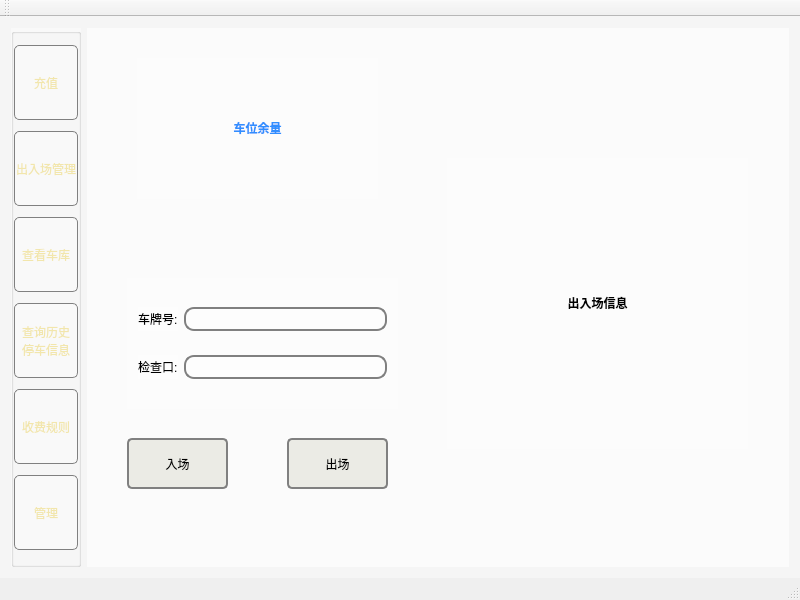
<?xml version="1.0" encoding="UTF-8"?>
<ui version="4.0">
 <class>MainWindow</class>
 <widget class="QMainWindow" name="MainWindow">
  <property name="geometry">
   <rect>
    <x>0</x>
    <y>0</y>
    <width>800</width>
    <height>600</height>
   </rect>
  </property>
  <property name="minimumSize">
   <size>
    <width>800</width>
    <height>600</height>
   </size>
  </property>
  <property name="windowTitle">
   <string>智能停车管理系统</string>
  </property>
  <property name="styleSheet">
   <string notr="true">#MainWindow
{
background-image: url(:/prefix1/image/parking_mainwindow.jpg);
}</string>
  </property>
  <widget class="QWidget" name="centralWidget">
   <property name="styleSheet">
    <string notr="true">background-color: rgb(255, 255, 255,90);</string>
   </property>
   <layout class="QHBoxLayout" name="horizontalLayout">
    <item>
     <widget class="QGroupBox" name="groupBox">
      <property name="title">
       <string/>
      </property>
      <layout class="QVBoxLayout" name="verticalLayout">
       <property name="spacing">
        <number>0</number>
       </property>
       <property name="sizeConstraint">
        <enum>QLayout::SetDefaultConstraint</enum>
       </property>
       <property name="leftMargin">
        <number>0</number>
       </property>
       <property name="topMargin">
        <number>0</number>
       </property>
       <property name="rightMargin">
        <number>0</number>
       </property>
       <property name="bottomMargin">
        <number>0</number>
       </property>
       <item>
        <widget class="QPushButton" name="rechargePageButton">
         <property name="minimumSize">
          <size>
           <width>0</width>
           <height>75</height>
          </size>
         </property>
         <property name="styleSheet">
          <string notr="true">QPushButton:!hover{
	font: 75 10pt &quot;Agency FB&quot;;
	background-color: rgb(255, 255, 255，70);
	color: rgb(242, 230, 172);
        border-width:1px;
        border-style:solid;
        border-color:gray;
        border-radius:5px;
        padding: 1px 1px;
    }
QPushButton:hover{
	font: 75 10pt &quot;Agency FB&quot;;
	background-color: rgb(123, 117, 69,70);
	color: rgb(242, 230, 172);
        border-width:1px;
        border-style:solid;
        border-color:gray;
        border-radius:5px;
        padding: 1px 1px;
    }
QPushButton:pressed{
	font: 75 10pt &quot;Agency FB&quot;;
	background-color: rgb(123, 117, 69,40);
	color: rgb(242, 230, 172);
        border-width:1px;
        border-style:solid;
        border-color:gray;
        border-radius:5px;
        padding: 1px 1px;
    }</string>
         </property>
         <property name="text">
          <string>充值</string>
         </property>
        </widget>
       </item>
       <item>
        <widget class="QPushButton" name="inAndOutPageButton">
         <property name="sizePolicy">
          <sizepolicy hsizetype="Minimum" vsizetype="Fixed">
           <horstretch>0</horstretch>
           <verstretch>0</verstretch>
          </sizepolicy>
         </property>
         <property name="minimumSize">
          <size>
           <width>0</width>
           <height>75</height>
          </size>
         </property>
         <property name="styleSheet">
          <string notr="true">QPushButton:!hover{
	font: 75 10pt &quot;Agency FB&quot;;
	background-color: rgb(255, 255, 255，70);
	color: rgb(242, 230, 172);
        border-width:1px;
        border-style:solid;
        border-color:gray;
        border-radius:5px;
        padding: 1px 1px;
    }
QPushButton:hover{
	font: 75 10pt &quot;Agency FB&quot;;
	background-color: rgb(123, 117, 69,70);
	color: rgb(242, 230, 172);
        border-width:1px;
        border-style:solid;
        border-color:gray;
        border-radius:5px;
        padding: 1px 1px;
    }
QPushButton:pressed{
	font: 75 10pt &quot;Agency FB&quot;;
	background-color: rgb(123, 117, 69,40);
	color: rgb(242, 230, 172);
        border-width:1px;
        border-style:solid;
        border-color:gray;
        border-radius:5px;
        padding: 1px 1px;
    }</string>
         </property>
         <property name="text">
          <string>出入场管理</string>
         </property>
        </widget>
       </item>
       <item>
        <widget class="QPushButton" name="garagePageButton">
         <property name="minimumSize">
          <size>
           <width>0</width>
           <height>75</height>
          </size>
         </property>
         <property name="styleSheet">
          <string notr="true">QPushButton:!hover{
	font: 75 10pt &quot;Agency FB&quot;;
	background-color: rgb(255, 255, 255，70);
	color: rgb(242, 230, 172);
        border-width:1px;
        border-style:solid;
        border-color:gray;
        border-radius:5px;
        padding: 1px 1px;
    }
QPushButton:hover{
	font: 75 10pt &quot;Agency FB&quot;;
	background-color: rgb(123, 117, 69,70);
	color: rgb(242, 230, 172);
        border-width:1px;
        border-style:solid;
        border-color:gray;
        border-radius:5px;
        padding: 1px 1px;
    }
QPushButton:pressed{
	font: 75 10pt &quot;Agency FB&quot;;
	background-color: rgb(123, 117, 69,40);
	color: rgb(242, 230, 172);
        border-width:1px;
        border-style:solid;
        border-color:gray;
        border-radius:5px;
        padding: 1px 1px;
    }</string>
         </property>
         <property name="text">
          <string>查看车库</string>
         </property>
        </widget>
       </item>
       <item>
        <widget class="QPushButton" name="queryPageButton">
         <property name="minimumSize">
          <size>
           <width>0</width>
           <height>75</height>
          </size>
         </property>
         <property name="styleSheet">
          <string notr="true">QPushButton:!hover{
	font: 75 10pt &quot;Agency FB&quot;;
	background-color: rgb(255, 255, 255，70);
	color: rgb(242, 230, 172);
        border-width:1px;
        border-style:solid;
        border-color:gray;
        border-radius:5px;
        padding: 1px 1px;
    }
QPushButton:hover{
	font: 75 10pt &quot;Agency FB&quot;;
	background-color: rgb(123, 117, 69,70);
	color: rgb(242, 230, 172);
        border-width:1px;
        border-style:solid;
        border-color:gray;
        border-radius:5px;
        padding: 1px 1px;
    }
QPushButton:pressed{
	font: 75 10pt &quot;Agency FB&quot;;
	background-color: rgb(123, 117, 69,40);
	color: rgb(242, 230, 172);
        border-width:1px;
        border-style:solid;
        border-color:gray;
        border-radius:5px;
        padding: 1px 1px;
    }</string>
         </property>
         <property name="text">
          <string>查询历史
停车信息</string>
         </property>
        </widget>
       </item>
       <item>
        <widget class="QPushButton" name="chargeRulePageButton">
         <property name="minimumSize">
          <size>
           <width>0</width>
           <height>75</height>
          </size>
         </property>
         <property name="styleSheet">
          <string notr="true">QPushButton:!hover{
	font: 75 10pt &quot;Agency FB&quot;;
	background-color: rgb(255, 255, 255，70);
	color: rgb(242, 230, 172);
        border-width:1px;
        border-style:solid;
        border-color:gray;
        border-radius:5px;
        padding: 1px 1px;
    }
QPushButton:hover{
	font: 75 10pt &quot;Agency FB&quot;;
	background-color: rgb(123, 117, 69,70);
	color: rgb(242, 230, 172);
        border-width:1px;
        border-style:solid;
        border-color:gray;
        border-radius:5px;
        padding: 1px 1px;
    }
QPushButton:pressed{
	font: 75 10pt &quot;Agency FB&quot;;
	background-color: rgb(123, 117, 69,40);
	color: rgb(242, 230, 172);
        border-width:1px;
        border-style:solid;
        border-color:gray;
        border-radius:5px;
        padding: 1px 1px;
    }</string>
         </property>
         <property name="text">
          <string>收费规则</string>
         </property>
        </widget>
       </item>
       <item>
        <widget class="QPushButton" name="managePageButton">
         <property name="minimumSize">
          <size>
           <width>0</width>
           <height>75</height>
          </size>
         </property>
         <property name="styleSheet">
          <string notr="true">QPushButton:!hover{
	font: 75 10pt &quot;Agency FB&quot;;
	background-color: rgb(255, 255, 255，70);
	color: rgb(242, 230, 172);
        border-width:1px;
        border-style:solid;
        border-color:gray;
        border-radius:5px;
        padding: 1px 1px;
    }
QPushButton:hover{
	font: 75 10pt &quot;Agency FB&quot;;
	background-color: rgb(123, 117, 69,70);
	color: rgb(242, 230, 172);
        border-width:1px;
        border-style:solid;
        border-color:gray;
        border-radius:5px;
        padding: 1px 1px;
    }
QPushButton:pressed{
	font: 75 10pt &quot;Agency FB&quot;;
	background-color: rgb(123, 117, 69,40);
	color: rgb(242, 230, 172);
        border-width:1px;
        border-style:solid;
        border-color:gray;
        border-radius:5px;
        padding: 1px 1px;
    }</string>
         </property>
         <property name="text">
          <string>管理</string>
         </property>
        </widget>
       </item>
      </layout>
     </widget>
    </item>
    <item>
     <widget class="QStackedWidget" name="stackedWidget">
      <property name="currentIndex">
       <number>0</number>
      </property>
      <widget class="QWidget" name="inAndOutPage">
       <widget class="QPushButton" name="inButton">
        <property name="geometry">
         <rect>
          <x>40</x>
          <y>410</y>
          <width>101</width>
          <height>51</height>
         </rect>
        </property>
        <property name="styleSheet">
         <string notr="true">QPushButton:!hover{
	background-color: rgb(123, 117, 69,30);
	font: 75 10pt &quot;Agency FB&quot;;
	color: rgb(0, 0, 0);
        border-width:2px;
        border-style:solid;
        border-color:gray;
        border-radius:5px;
        padding: 2px 2px;
    }
QPushButton:hover{
	background-color: rgb(123, 117, 69,90);
	font: 75 10pt &quot;Agency FB&quot;;
	color: rgb(0, 0, 0);
        border-width:2px;
        border-style:solid;
        border-color:gray;
        border-radius:5px;
        padding: 2px 2px;
    }</string>
        </property>
        <property name="text">
         <string>入场</string>
        </property>
       </widget>
       <widget class="QPushButton" name="outButton">
        <property name="geometry">
         <rect>
          <x>200</x>
          <y>410</y>
          <width>101</width>
          <height>51</height>
         </rect>
        </property>
        <property name="styleSheet">
         <string notr="true">QPushButton:!hover{
	background-color: rgb(123, 117, 69,30);
	font: 75 10pt &quot;Agency FB&quot;;
	color: rgb(0, 0, 0);
        border-width:2px;
        border-style:solid;
        border-color:gray;
        border-radius:5px;
        padding: 2px 2px;
    }
QPushButton:hover{
	background-color: rgb(123, 117, 69,90);
	font: 75 10pt &quot;Agency FB&quot;;
	color: rgb(0, 0, 0);
        border-width:2px;
        border-style:solid;
        border-color:gray;
        border-radius:5px;
        padding: 2px 2px;
    }</string>
        </property>
        <property name="text">
         <string>出场</string>
        </property>
       </widget>
       <widget class="QLabel" name="spaceLabel">
        <property name="geometry">
         <rect>
          <x>50</x>
          <y>30</y>
          <width>241</width>
          <height>141</height>
         </rect>
        </property>
        <property name="text">
         <string>&lt;html&gt;&lt;head/&gt;&lt;body&gt;&lt;p align=&quot;center&quot;&gt;&lt;span style=&quot; font-weight:600; color:#318eff;&quot;&gt;车位余量&lt;/span&gt;&lt;/p&gt;&lt;/body&gt;&lt;/html&gt;</string>
        </property>
       </widget>
       <widget class="QWidget" name="layoutWidget">
        <property name="geometry">
         <rect>
          <x>40</x>
          <y>250</y>
          <width>271</width>
          <height>131</height>
         </rect>
        </property>
        <layout class="QVBoxLayout" name="verticalLayout_4">
         <item>
          <layout class="QHBoxLayout" name="horizontalLayout_2">
           <item>
            <widget class="QLabel" name="label_7">
             <property name="text">
              <string>车牌号:</string>
             </property>
            </widget>
           </item>
           <item>
            <widget class="QLineEdit" name="vehicleIDLineEdit">
             <property name="styleSheet">
              <string notr="true">QLineEdit{
	border-width:2px;
	border-style:solid;
	border-color:gray;
	border-radius:10px;
	padding: 2px 2px;
}</string>
             </property>
            </widget>
           </item>
          </layout>
         </item>
         <item>
          <layout class="QHBoxLayout" name="horizontalLayout_6">
           <item>
            <widget class="QLabel" name="label_8">
             <property name="text">
              <string>检查口:</string>
             </property>
            </widget>
           </item>
           <item>
            <widget class="QLineEdit" name="placeLineEdit">
             <property name="styleSheet">
              <string notr="true">QLineEdit{
	border-width:2px;
	border-style:solid;
	border-color:gray;
	border-radius:10px;
	padding: 2px 2px;
}</string>
             </property>
            </widget>
           </item>
          </layout>
         </item>
        </layout>
       </widget>
       <widget class="QLabel" name="billLabel">
        <property name="geometry">
         <rect>
          <x>360</x>
          <y>130</y>
          <width>301</width>
          <height>291</height>
         </rect>
        </property>
        <property name="text">
         <string>&lt;html&gt;&lt;head/&gt;&lt;body&gt;&lt;p align=&quot;center&quot;&gt;&lt;span style=&quot; font-weight:600;&quot;&gt;出入场信息&lt;/span&gt;&lt;/p&gt;&lt;/body&gt;&lt;/html&gt;</string>
        </property>
       </widget>
      </widget>
      <widget class="QWidget" name="informationPage">
       <layout class="QVBoxLayout" name="verticalLayout_3">
        <item>
         <widget class="QPushButton" name="AllInformatioButton">
          <property name="styleSheet">
           <string notr="true">font: 12pt &quot;仿宋&quot;;</string>
          </property>
          <property name="text">
           <string>历史停车信息</string>
          </property>
         </widget>
        </item>
        <item>
         <layout class="QHBoxLayout" name="horizontalLayout_4">
          <item>
           <widget class="QLabel" name="label">
            <property name="styleSheet">
             <string notr="true">background-color: rgb(123, 117, 69,99);
	font: 75 10pt &quot;Agency FB&quot;;
	color: rgb(242, 230, 172);</string>
            </property>
            <property name="text">
             <string>车牌号:</string>
            </property>
           </widget>
          </item>
          <item>
           <widget class="QLineEdit" name="informationVehicleIDLineEdit">
            <property name="styleSheet">
             <string notr="true">QLineEdit{
	border-width:2px;
	border-style:solid;
	border-color:gray;
	border-radius:10px;
	padding: 2px 2px;
}</string>
            </property>
           </widget>
          </item>
          <item>
           <widget class="QLabel" name="label_6">
            <property name="styleSheet">
             <string notr="true">background-color: rgb(123, 117, 69,99);
	font: 75 10pt &quot;Agency FB&quot;;
	color: rgb(242, 230, 172);</string>
            </property>
            <property name="text">
             <string>日期</string>
            </property>
           </widget>
          </item>
          <item>
           <widget class="QDateEdit" name="dateEdit">
            <property name="dateTime">
             <datetime>
              <hour>0</hour>
              <minute>0</minute>
              <second>1</second>
              <year>2023</year>
              <month>1</month>
              <day>1</day>
             </datetime>
            </property>
           </widget>
          </item>
          <item>
           <widget class="QPushButton" name="informationSearchButton">
            <property name="styleSheet">
             <string notr="true">QPushButton:!hover{
	background-color: rgb(123, 117, 69,30);
	font: 75 10pt &quot;Agency FB&quot;;
	color: rgb(0, 0, 0);
        border-width:2px;
        border-style:solid;
        border-color:gray;
        border-radius:5px;
        padding: 2px 2px;
    }
QPushButton:hover{
	background-color: rgb(123, 117, 69,90);
	font: 75 10pt &quot;Agency FB&quot;;
	color: rgb(0, 0, 0);
        border-width:2px;
        border-style:solid;
        border-color:gray;
        border-radius:5px;
        padding: 2px 2px;
    }</string>
            </property>
            <property name="text">
             <string>查询</string>
            </property>
           </widget>
          </item>
         </layout>
        </item>
        <item>
         <widget class="QTableView" name="informationTableView"/>
        </item>
       </layout>
      </widget>
      <widget class="QWidget" name="garagePage">
       <layout class="QVBoxLayout" name="verticalLayout_2">
        <item>
         <layout class="QHBoxLayout" name="horizontalLayout_3">
          <item>
           <widget class="QLabel" name="label_16">
            <property name="styleSheet">
             <string notr="true">background-color: rgb(123, 117, 69,99);
	font: 75 10pt &quot;Agency FB&quot;;
	color: rgb(242, 230, 172);</string>
            </property>
            <property name="text">
             <string>&lt;html&gt;&lt;head/&gt;&lt;body&gt;&lt;p align=&quot;center&quot;&gt;当前车库车辆列表&lt;/p&gt;&lt;/body&gt;&lt;/html&gt;</string>
            </property>
           </widget>
          </item>
          <item>
           <widget class="QPushButton" name="refreshButton">
            <property name="styleSheet">
             <string notr="true">QPushButton:!hover{
	background-color: rgb(123, 117, 69,30);
	font: 75 10pt &quot;Agency FB&quot;;
	color: rgb(0, 0, 0);
        border-width:2px;
        border-style:solid;
        border-color:gray;
        border-radius:5px;
        padding: 2px 2px;
    }
QPushButton:hover{
	background-color: rgb(123, 117, 69,90);
	font: 75 10pt &quot;Agency FB&quot;;
	color: rgb(0, 0, 0);
        border-width:2px;
        border-style:solid;
        border-color:gray;
        border-radius:5px;
        padding: 2px 2px;
    }</string>
            </property>
            <property name="text">
             <string>刷新</string>
            </property>
           </widget>
          </item>
         </layout>
        </item>
        <item>
         <widget class="QTableView" name="garageTableView"/>
        </item>
       </layout>
      </widget>
     </widget>
    </item>
   </layout>
  </widget>
  <widget class="QMenuBar" name="menuBar">
   <property name="geometry">
    <rect>
     <x>0</x>
     <y>0</y>
     <width>800</width>
     <height>23</height>
    </rect>
   </property>
  </widget>
  <widget class="QToolBar" name="mainToolBar">
   <attribute name="toolBarArea">
    <enum>TopToolBarArea</enum>
   </attribute>
   <attribute name="toolBarBreak">
    <bool>false</bool>
   </attribute>
  </widget>
  <widget class="QStatusBar" name="statusBar"/>
 </widget>
 <layoutdefault spacing="6" margin="11"/>
 <resources/>
 <connections/>
</ui>
